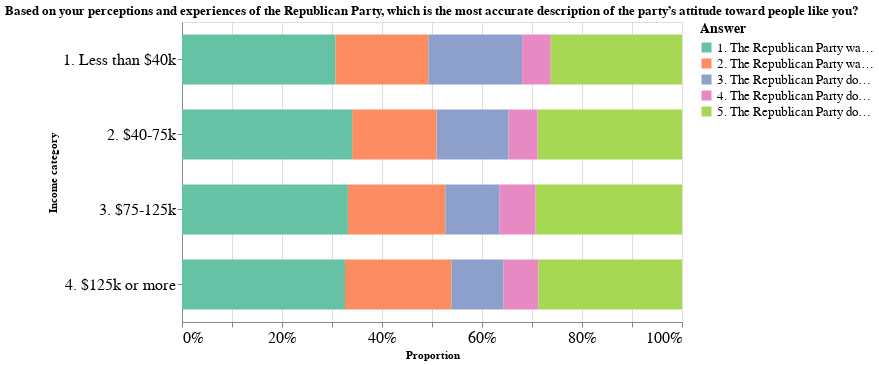

The code cell stored with this chart in its notebook:
### Markdown cell above
######  Chart information
* Per income category every bar adds up to 100%.
* Naturally, the bigger the color, the bigger the share of the accompanying answer. 
* By hovering over a single color you can see the answer it belongs to.

### Code cell
A_5304.republican

### Figure 1 — Vega-Lite specification as saved in the notebook (floating-point values rounded to 4 significant figures)
{"config": {"view": {"continuousWidth": 400, "continuousHeight": 300}}, "data": {"name": "data-e6b6890cb2f271dbf5d97f976b57d966"}, "mark": {"type": "bar", "size": 50}, "encoding": {"color": {"field": "val", "legend": {"labelFontSize": 13, "titleFontSize": 14}, "scale": {"scheme": "set2"}, "title": "Answer", "type": "nominal"}, "tooltip": {"field": "val", "type": "nominal"}, "x": {"axis": {"labelFontSize": 16}, "field": "count", "stack": "normalize", "title": "Proportion", "type": "quantitative"}, "y": {"axis": {"labelFontSize": 16}, "field": "income_cat", "title": "Income category", "type": "nominal"}}, "height": 300, "title": "Based on your perceptions and experiences of the Republican Party, which is the most accurate description of the party’s attitude toward people like you?", "width": 500, "$schema": "https://vega.github.io/schema/vega-lite/v4.17.0.json", "datasets": {"data-e6b6890cb2f271dbf5d97f976b57d966": [{"income_cat": "4. $125k or more", "val": "1. The Republican Party wants people like me to vote and works hard to earn our votes", "count": 445}, {"income_cat": "4. $125k or more", "val": "2. The Republican Party wants people like me to vote but does not work hard to earn our votes", "count": 291}, {"income_cat": "4. $125k or more", "val": "3. The Republican Party does not care whether or not people like me vote", "count": 142}, {"income_cat": "4. $125k or more", "val": "4. The Republican Party does not want people like me to vote, but does not work hard to keep us from voting", "count": 95}, {"income_cat": "4. $125k or more", "val": "5. The Republican Party does not want people like me to vote, and works hard to keep us from being able to vote", "count": 392}, {"income_cat": "3. $75-125k", "val": "5. The Republican Party does not want people like me to vote, and works hard to keep us from being able to vote", "count": 463}, {"income_cat": "3. $75-125k", "val": "4. The Republican Party does not want people like me to vote, but does not work hard to keep us from voting", "count": 115}, {"income_cat": "3. $75-125k", "val": "3. The Republican Party does not care whether or not people like me vote", "count": 171}, {"income_cat": "3. $75-125k", "val": "2. The Republican Party wants people like me to vote but does not work hard to earn our votes", "count": 308}, {"income_cat": "3. $75-125k", "val": "1. The Republican Party wants people like me to vote and works hard to earn our votes", "count": 525}, {"income_cat": "2. $40-75k", "val": "5. The Republican Party does not want people like me to vote, and works hard to keep us from being able to vote", "count": 387}, {"income_cat": "2. $40-75k", "val": "4. The Republican Party does not want people like me to vote, but does not work hard to keep us from voting", "count": 78}, {"income_cat": "2. $40-75k", "val": "3. The Republican Party does not care whether or not people like me vote", "count": 193}, {"income_cat": "2. $40-75k", "val": "2. The Republican Party wants people like me to vote but does not work hard to earn our votes", "count": 226}, {"income_cat": "2. $40-75k", "val": "1. The Republican Party wants people like me to vote and works hard to earn our votes", "count": 456}, {"income_cat": "1. Less than $40k", "val": "1. The Republican Party wants people like me to vote and works hard to earn our votes", "count": 413}, {"income_cat": "1. Less than $40k", "val": "2. The Republican Party wants people like me to vote but does not work hard to earn our votes", "count": 250}, {"income_cat": "1. Less than $40k", "val": "3. The Republican Party does not care whether or not people like me vote", "count": 252}, {"income_cat": "1. Less than $40k", "val": "4. The Republican Party does not want people like me to vote, but does not work hard to keep us from voting", "count": 77}, {"income_cat": "1. Less than $40k", "val": "5. The Republican Party does not want people like me to vote, and works hard to keep us from being able to vote", "count": 353}]}}
